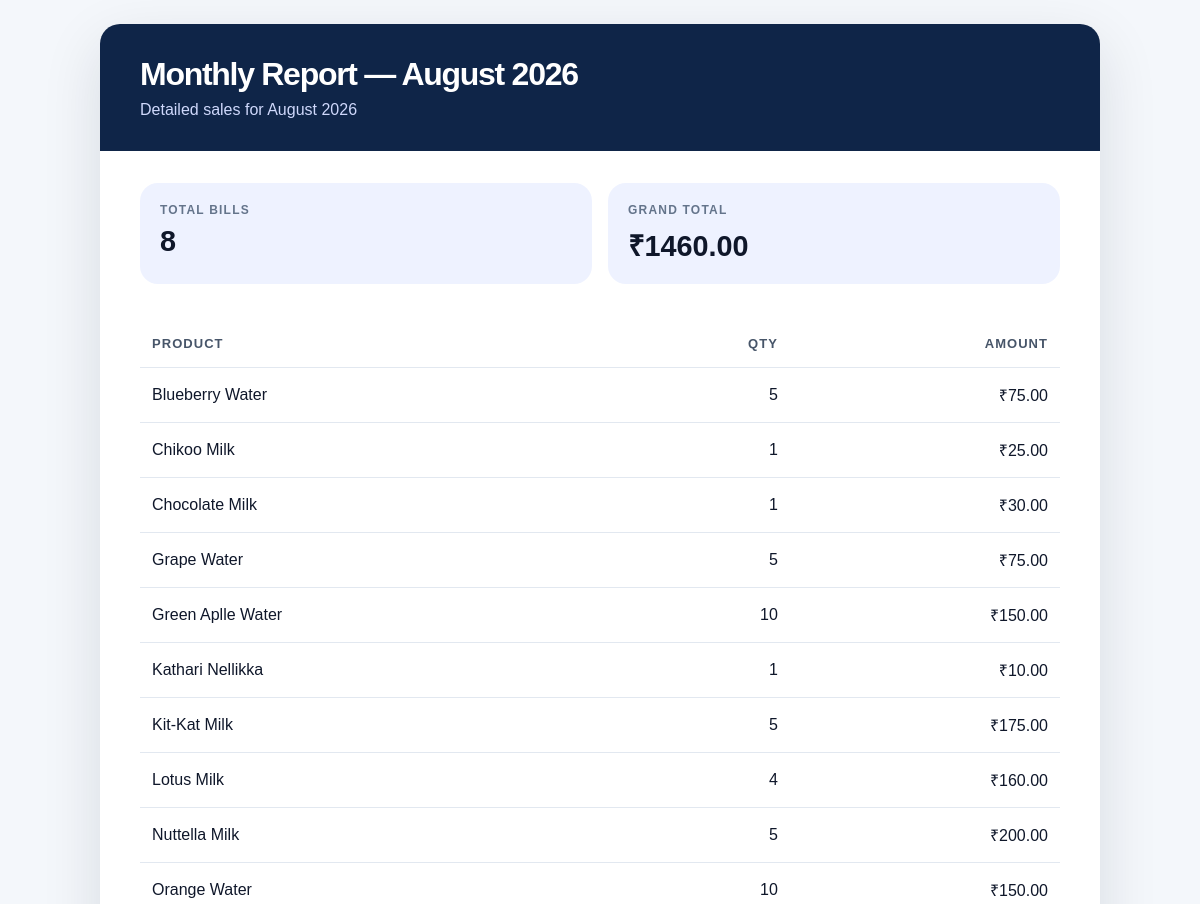
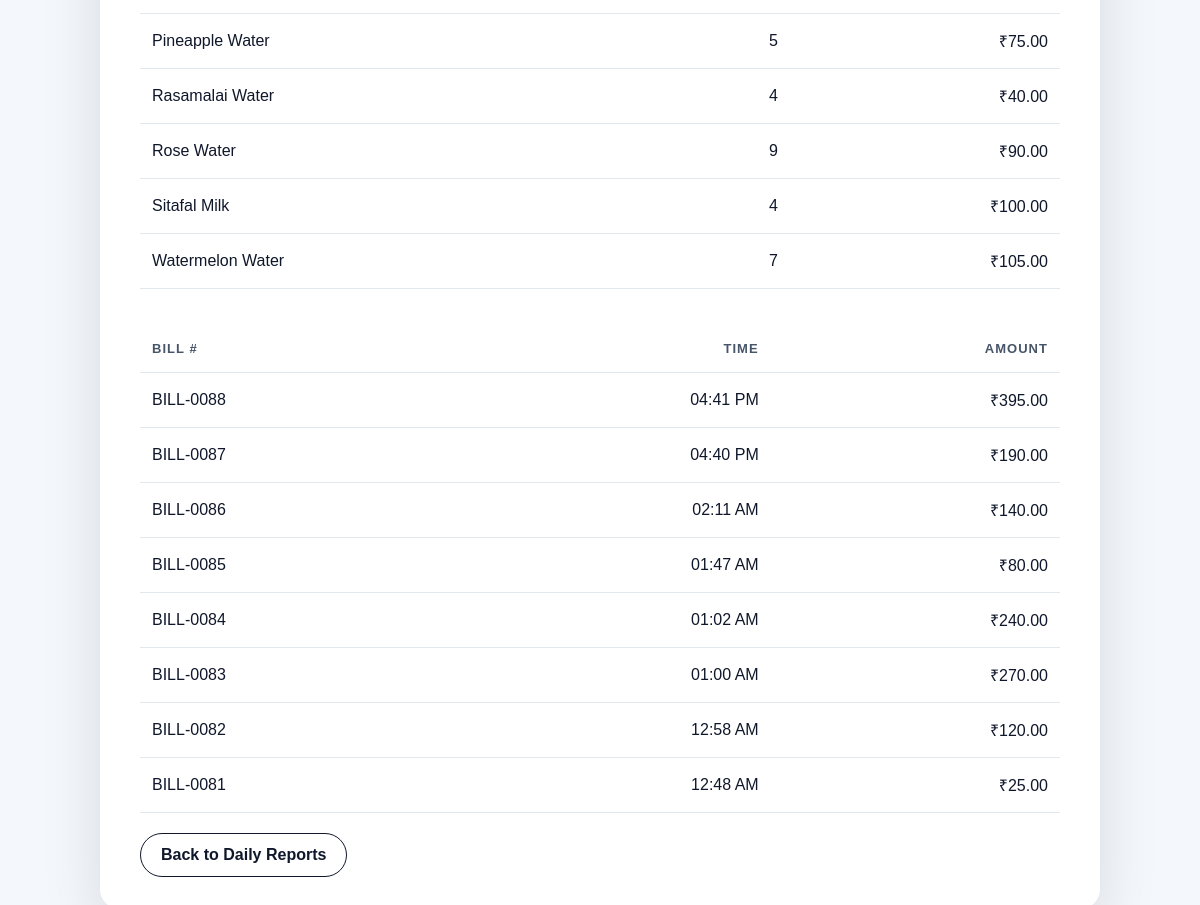
/monthly-reports/2026/8/, run on the app's committed database (2 pictures, top to bottom).
### billings/models.py (models this page shows, shortened)
class Product(models.Model):
    name = models.CharField(max_length=100, unique=True)
    category = models.CharField(max_length=80, blank=True, default="")
    price = models.PositiveIntegerField()
    is_active = models.BooleanField(default=True)
    class Meta:
        db_table = "products_product"

class Bill(models.Model):
    bill_no = models.CharField(max_length=50)
    customer_name = models.CharField(max_length=100, default="Walk-in Customer")
    total_amount = models.DecimalField(max_digits=10, decimal_places=2)
    grand_total = models.DecimalField(max_digits=10, decimal_places=2, default=0)
    created_at = models.DateTimeField(auto_now_add=True)

### billings/views.py (the view)
# urls.py: path("monthly-reports/<int:year>/<int:month>/", views.monthly_report, name="monthly_report"),
def monthly_report(request, year, month):
    try:
        selected_date = datetime(year, month, 1).date()
    except ValueError:
        return redirect("billings:daily_reports")
    bills = Bill.objects.filter(
        created_at__year=year,
        created_at__month=month
    ).order_by("-created_at")
    product_sales = (
        BillItem.objects
        .filter(bill__created_at__year=year, bill__created_at__month=month)
        .values("product__name")
        .annotate(
            total_qty=Sum("quantity"),
            total_price=Sum("total")
        )
        .order_by("product__name")
    )
    grand_total = bills.aggregate(
        total=Coalesce(Sum("total_amount"), Value(0), output_field=DecimalField())
    )["total"] or 0
    return render(request, "reports/report_detail.html", {
        "title": selected_date.strftime("Monthly Report — %B %Y"),
        "subtitle": selected_date.strftime("Detailed sales for %B %Y"),
        "bills": bills,
        "product_sales": product_sales,
        "grand_total": grand_total,
        "back_url": "billings:daily_reports",
        "back_text": "Back to Daily Reports",
    })

### templates/reports/report_detail.html (shortened to what this page needs)
<!DOCTYPE html>
<html lang="en">
<head>
</head>
<body>
    <div class="container">
        <div class="header">
            <h1>{{ title }}</h1>
            <p>{{ subtitle }}</p>
        </div>
        <div class="section">
            <div class="summary-grid">
                <div class="card">
                    <strong>Total Bills</strong>
                    <div class="value">{{ bills|length }}</div>
                </div>
                <div class="card">
                    <strong>Grand Total</strong>
                    <div class="value">₹{{ grand_total|floatformat:2 }}</div>
                </div>
            </div>
            {% if product_sales %}
            <div class="table-wrap">
                <table>
                    <thead>
                        <tr>
                            <th>Product</th>
                            <th class="td-right">Qty</th>
                            <th class="td-right">Amount</th>
                        </tr>
                    </thead>
                    <tbody>
                        {% for item in product_sales %}
                        <tr>
                            <td>{{ item.product__name }}</td>
                            <td class="td-right">{{ item.total_qty }}</td>
                            <td class="td-right">₹{{ item.total_price|floatformat:2 }}</td>
                        </tr>
                        {% endfor %}
                    </tbody>
                </table>
            </div>
            {% endif %}
            {% if bills %}
            <div class="table-wrap" style="margin-top:24px;">
                <table>
                    <thead>
                        <tr>
                            <th>Bill #</th>
                            <th class="td-right">Time</th>
                            <th class="td-right">Amount</th>
                        </tr>
                    </thead>
                    <tbody>
                        {% for bill in bills %}
                        <tr>
                            <td>{{ bill.bill_no }}</td>
                            <td class="td-right">{{ bill.created_at|date:"h:i A" }}</td>
                            <td class="td-right">₹{{ bill.total_amount|floatformat:2 }}</td>
                        </tr>
                        {% endfor %}
                    </tbody>
                </table>
            </div>
            {% endif %}
            <a href="{% url back_url %}" class="back-button">{{ back_text }}</a>
        </div>
    </div>
</body>
</html>

### templates/reports/report_detail.html (style rules this page uses)
body { font-family: Arial, sans-serif; background: #f4f7fb; color: #1f2937; margin: 0; padding: 24px; }
.container { max-width: 1000px; margin: 0 auto; background: #fff; border-radius: 20px; overflow: hidden; box-shadow: 0 20px 60px rgba(15,23,42,0.12); }
.header { padding: 32px 40px; background: #0f2548; color: #fff; }
.header h1 { margin: 0; font-size: 2rem; letter-spacing: -0.04em; }
.header p { margin: 8px 0 0; color: #cfd8fb; }
.section { padding: 32px 40px; }
.summary-grid { display: grid; grid-template-columns: repeat(auto-fit,minmax(220px,1fr)); gap: 16px; margin-bottom: 24px; }
.card { background: #eef2ff; border-radius: 18px; padding: 20px; }
.card strong { display: block; font-size: 12px; color: #64748b; margin-bottom: 8px; text-transform: uppercase; letter-spacing: 0.1em; }
.value { font-size: 1.8rem; font-weight: 700; color: #0f172a; }
.table-wrap { overflow-x: auto; }
table { width: 100%; border-collapse: collapse; margin-top: 12px; }
th, td { padding: 16px 12px; text-align: left; border-bottom: 1px solid #e2e8f0; }
th { color: #475569; font-size: 13px; text-transform: uppercase; letter-spacing: 0.08em; }
td { color: #0f172a; }
.td-right { text-align: right; }
.back-button { display: inline-flex; align-items: center; justify-content: center; margin-top: 20px; text-decoration: none; padding: 12px 20px; border-radius: 999px; border: 1px solid #0f172a; color: #0f172a; background: #ffffff; font-weight: 600; }

### data on the page
Product: product__name "Blueberry Water", total_qty "5", total_price "75.00"
Product: product__name "Chikoo Milk", total_qty "1", total_price "25.00"
Product: product__name "Chocolate Milk", total_qty "1", total_price "30.00"
Product: product__name "Grape Water", total_qty "5", total_price "75.00"
Product: product__name "Green Aplle Water", total_qty "10", total_price "150.00"
Product: product__name "Kathari Nellikka", total_qty "1", total_price "10.00"
Product: product__name "Kit-Kat Milk", total_qty "5", total_price "175.00"
Product: product__name "Lotus Milk", total_qty "4", total_price "160.00"
Product: product__name "Nuttella Milk", total_qty "5", total_price "200.00"
Product: product__name "Orange Water", total_qty "10", total_price "150.00"
Product: product__name "Pineapple Water", total_qty "5", total_price "75.00"
Product: product__name "Rasamalai Water", total_qty "4", total_price "40.00"
Product: product__name "Rose Water", total_qty "9", total_price "90.00"
Product: product__name "Sitafal Milk", total_qty "4", total_price "100.00"
Product: product__name "Watermelon Water", total_qty "7", total_price "105.00"
Bill: bill_no "BILL-0088", created_at "04:41 PM", total_amount "395.00"
Bill: bill_no "BILL-0087", created_at "04:40 PM", total_amount "190.00"
Bill: bill_no "BILL-0086", created_at "02:11 AM", total_amount "140.00"
Bill: bill_no "BILL-0085", created_at "01:47 AM", total_amount "80.00"
Bill: bill_no "BILL-0084", created_at "01:02 AM", total_amount "240.00"
Bill: bill_no "BILL-0083", created_at "01:00 AM", total_amount "270.00"
Bill: bill_no "BILL-0082", created_at "12:58 AM", total_amount "120.00"
Bill: bill_no "BILL-0081", created_at "12:48 AM", total_amount "25.00"

### other printed values
{{ title }} "Monthly Report — August 2026"
{{ subtitle }} "Detailed sales for August 2026"
{{ bills|length }} "8"
{{ grand_total|floatformat:2 }} "1460.00"
{{ back_text }} "Back to Daily Reports"
